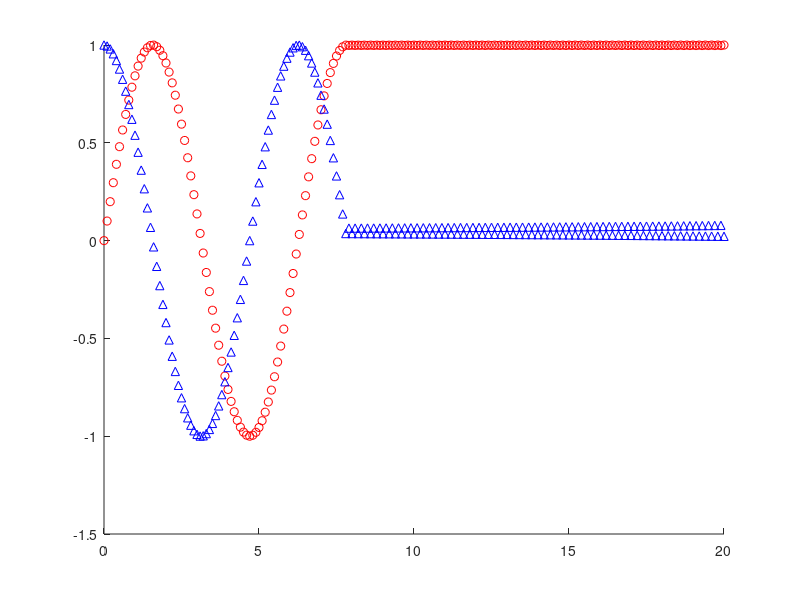

Recreate this plot in MATLAB.
m = 1;
k = 1;

v_der = @(x) -(k/m)*x ;
x_der = @(v) v ;
h = 0.1 ;

v(1) = 1 ;
x(1) = 0 ;
E = 1/2 * (m*(v(1))^2 + k*(x(1))^2) ;
time(1) = 0 ;

it = 1 ;
for t = 0 : h : 20-h 
    v_start = v(it) ;
    x_start = x(it) ;
    v_end = v_start + h*v_der(x_start) ;
    x_end = x_start + h*x_der(v_start) ;
    
    v(it + 1) = v(it) + h/2 * (v_der(x_start) + v_der(x_end)) ;
    x(it + 1) = x(it) + h/2 * (x_der(v_start) + x_der(v_end)) ;
    
    it = it + 1 ;
    time(it) = t + h ;
    
    v_test = sqrt(2/m*(E - k/2*(x(it)^2))) ;
    if v(it) < 0
        v(it) = -v_test ;
    else if v(it) > 0
        v(it) = v_test ;
        else if v(it) == 0
        v(it) = 0 ;
            end
        end
    end
    
end

hold on ;
plot (time , x , 'ro') ;
plot (time , v , 'b^') ;
